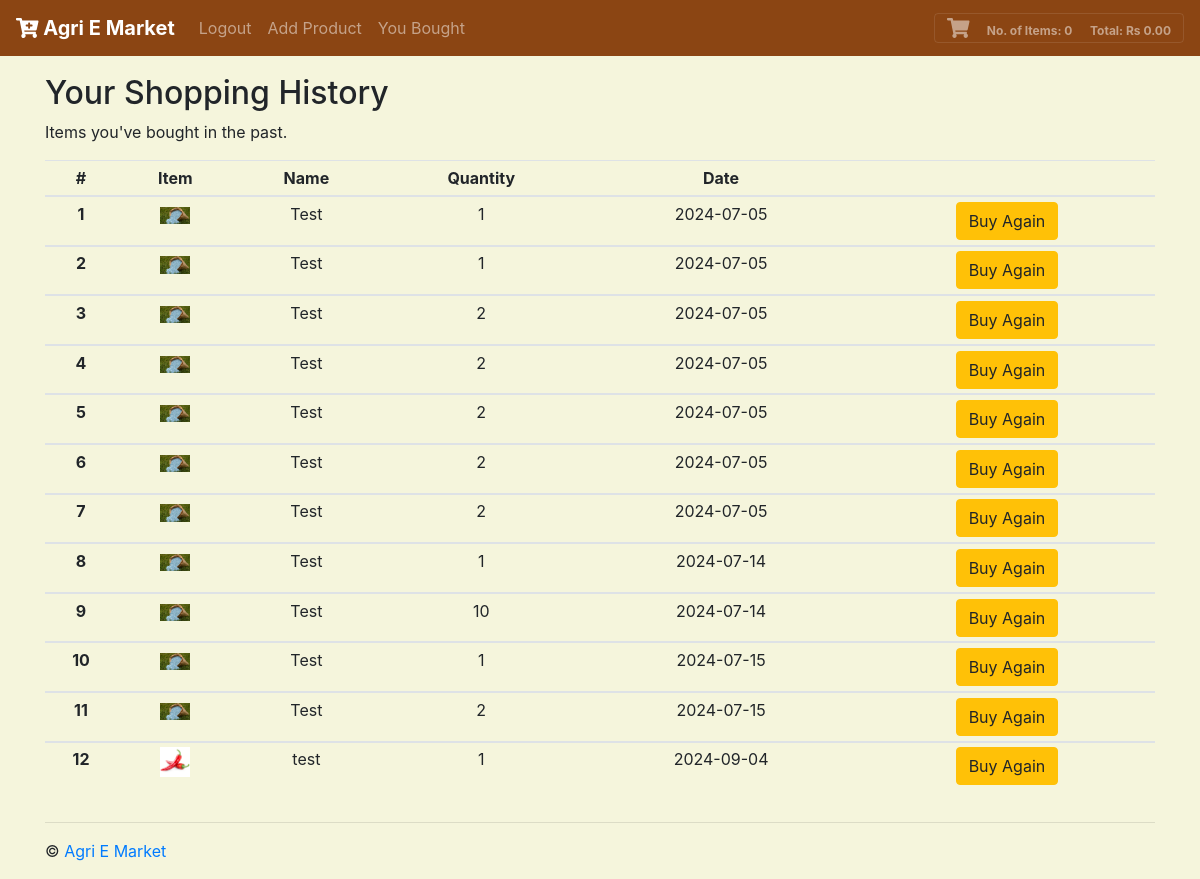
The app's page /history/ (signed in) with its own data.
### tables this page shows
CREATE TABLE "purchases"
(
	uid text,
	samplename text,
	image text,
	quantity integer,
	id INTEGER,
	date date default CURRENT_DATE not null
);

### application.py (the view)
@app.route("/history/")
def history():
    shoppingCart = []
    shopLen = len(shoppingCart)
    totItems, total, display = 0, 0, 0
    myShirts = db.execute("SELECT * FROM purchases WHERE uid=:uid", uid=session["uid"])
    myShirtsLen = len(myShirts)
    return render_template("history.html", shoppingCart=shoppingCart, shopLen=shopLen, total=total, totItems=totItems, display=display, session=session, myShirts=myShirts, myShirtsLen=myShirtsLen)

### templates/history.html (shortened to what this page needs)
{% extends "base.html" %}
{% block body %}
      <div class="row">
        <div class="col-sm">
          <h2>Your Shopping History</h2>
          <p>Items you've bought in the past.</p>
          <table class="table table-sm">
            <thead>
              <tr>
                <th scope="col">#</th>
                <th scope="col">Item</th>
                <th scope="col">Name</th>
                <th scope="col">Quantity</th>
                <th scope="col">Date</th>
                <th scope="col"></th>
              </tr>
            </thead>
            <tbody>
            {% for i in range(myShirtsLen) %}
              <tr>
                <th scope="row">{{ i + 1 }}</th>
                <td><img src="/static/img/{{ myShirts[i]["image"] }}" width="30px" alt="{{ myShirts[i]["samplename"] }}" /></td>
                <td>{{ myShirts[i]["samplename"] }}</td>
                <td>{{ myShirts[i]["quantity"] }}</td>
                <td>{{ myShirts[i]["date"] }}</td>
                <td><a href="/filter/?id={{ myShirts[i]["id"] }}"><button type="button" class="btn btn-warning">Buy Again</button></a></td>
              </tr>
            </tbody>
            {% endfor %}
          </table>
        </div>
      </div>
    </div>
  </main>
{% endblock %}

### static/css/custom.css (style rules this page uses)
tr { text-align: center; }
body { margin: 0; font-family: -apple-system,BlinkMacSystemFont,"Segoe UI",Roboto,"Helvetica Neue",Arial,sans-serif,"Apple Color Emoji","Segoe UI Emoji","Segoe UI Symbol"; font-size: 1rem; font-weight: 400; line-height: 1.5; color: #212529; text-align: left; background-color: beige; }

### records on screen
purchases: image (picture), samplename "Test", quantity "1", date "2024-07-05"
purchases: image (picture), samplename "Test", quantity "1", date "2024-07-05"
purchases: image (picture), samplename "Test", quantity "2", date "2024-07-05"
purchases: image (picture), samplename "Test", quantity "2", date "2024-07-05"
purchases: image (picture), samplename "Test", quantity "2", date "2024-07-05"
purchases: image (picture), samplename "Test", quantity "2", date "2024-07-05"
purchases: image (picture), samplename "Test", quantity "2", date "2024-07-05"
purchases: image (picture), samplename "Test", quantity "1", date "2024-07-14"
purchases: image (picture), samplename "Test", quantity "10", date "2024-07-14"
purchases: image (picture), samplename "Test", quantity "1", date "2024-07-15"
purchases: image (picture), samplename "Test", quantity "2", date "2024-07-15"
purchases: image+samplename (picture), samplename "test", quantity "1", date "2024-09-04"

### other values on screen
{{ totItems }} "0"
{{ '{:,.2f}'.format(total) }} "0.00"
{{ i + 1 }} "1" "2" "3" "4" "5" "6" "7" "8" "9" "10" "11" "12"
